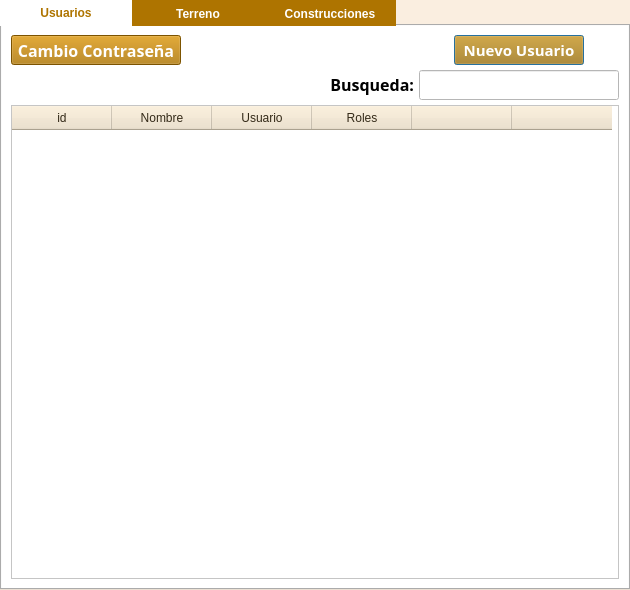
<?xml version="1.0" encoding="UTF-8"?>
<ui version="4.0">
 <class>AdminUsersDialogBase</class>
 <widget class="QDialog" name="AdminUsersDialogBase">
  <property name="geometry">
   <rect>
    <x>0</x>
    <y>0</y>
    <width>630</width>
    <height>590</height>
   </rect>
  </property>
  <property name="minimumSize">
   <size>
    <width>630</width>
    <height>590</height>
   </size>
  </property>
  <property name="maximumSize">
   <size>
    <width>630</width>
    <height>590</height>
   </size>
  </property>
  <property name="windowTitle">
   <string>Administración de Usuarios</string>
  </property>
  <property name="styleSheet">
   <string notr="true">QDialog{
background : rgb(250,238,224);
}</string>
  </property>
  <layout class="QGridLayout" name="gridLayout_3">
   <property name="leftMargin">
    <number>0</number>
   </property>
   <property name="topMargin">
    <number>0</number>
   </property>
   <property name="rightMargin">
    <number>0</number>
   </property>
   <property name="bottomMargin">
    <number>0</number>
   </property>
   <property name="spacing">
    <number>0</number>
   </property>
   <item row="0" column="0">
    <widget class="QTabWidget" name="tabwUsuarios">
     <property name="maximumSize">
      <size>
       <width>16777215</width>
       <height>16777215</height>
      </size>
     </property>
     <property name="styleSheet">
      <string notr="true">QTabBar::Tab{
background : rgb(174, 116, 0);
color : rgb(255, 255, 255);
font-weight: bold;
font-size: 12px;
width:132px
}

QTabBar::tab:selected, QTabBar::tab:hover {
color : rgb(174, 116, 0);
background : rgb(255, 255, 255);

}</string>
     </property>
     <property name="currentIndex">
      <number>0</number>
     </property>
     <widget class="QWidget" name="tUsuarios">
      <property name="styleSheet">
       <string notr="true">background : rgb(255,255,255)</string>
      </property>
      <attribute name="title">
       <string>Usuarios</string>
      </attribute>
      <layout class="QGridLayout" name="gridLayout">
       <property name="leftMargin">
        <number>9</number>
       </property>
       <property name="topMargin">
        <number>9</number>
       </property>
       <property name="rightMargin">
        <number>9</number>
       </property>
       <property name="bottomMargin">
        <number>9</number>
       </property>
       <property name="spacing">
        <number>5</number>
       </property>
       <item row="1" column="1">
        <widget class="QLabel" name="label">
         <property name="font">
          <font>
           <family>Century Gothic</family>
           <pointsize>12</pointsize>
           <weight>75</weight>
           <bold>true</bold>
          </font>
         </property>
         <property name="text">
          <string>&lt;html&gt;&lt;head/&gt;&lt;body&gt;&lt;p align=&quot;right&quot;&gt;Busqueda:&lt;/p&gt;&lt;/body&gt;&lt;/html&gt;</string>
         </property>
        </widget>
       </item>
       <item row="1" column="2">
        <widget class="QLineEdit" name="leBusqueda">
         <property name="minimumSize">
          <size>
           <width>200</width>
           <height>30</height>
          </size>
         </property>
         <property name="maximumSize">
          <size>
           <width>200</width>
           <height>30</height>
          </size>
         </property>
         <property name="font">
          <font>
           <family>Century Gothic</family>
           <pointsize>12</pointsize>
           <weight>75</weight>
           <bold>true</bold>
          </font>
         </property>
        </widget>
       </item>
       <item row="0" column="2" alignment="Qt::AlignHCenter">
        <widget class="QPushButton" name="btnNuevoUsuario">
         <property name="minimumSize">
          <size>
           <width>130</width>
           <height>30</height>
          </size>
         </property>
         <property name="maximumSize">
          <size>
           <width>130</width>
           <height>30</height>
          </size>
         </property>
         <property name="font">
          <font>
           <family>Century Gothic</family>
           <pointsize>11</pointsize>
           <weight>75</weight>
           <bold>true</bold>
          </font>
         </property>
         <property name="styleSheet">
          <string notr="true">QPushButton{
background : rgb(174, 116, 0);
color : rgb(255, 255, 255)
}
QPushButton::disabled {
background : rgb(187, 129, 13);
color : rgb(245,245,245);
border: 1px solid #adb2b5;
}</string>
         </property>
         <property name="text">
          <string>Nuevo Usuario</string>
         </property>
        </widget>
       </item>
       <item row="2" column="0" colspan="3">
        <widget class="QTableWidget" name="twUsuarios">
         <property name="styleSheet">
          <string notr="true">QHeaderView::section
{
background-color: rgb(238,225,200);
color : rgb(52, 42, 24 );
text-align: right;
font-size:12px;
height:24px
}</string>
         </property>
         <property name="editTriggers">
          <set>QAbstractItemView::NoEditTriggers</set>
         </property>
         <property name="showDropIndicator" stdset="0">
          <bool>false</bool>
         </property>
         <property name="dragDropOverwriteMode">
          <bool>false</bool>
         </property>
         <property name="alternatingRowColors">
          <bool>true</bool>
         </property>
         <attribute name="verticalHeaderShowSortIndicator" stdset="0">
          <bool>true</bool>
         </attribute>
         <column>
          <property name="text">
           <string>id</string>
          </property>
         </column>
         <column>
          <property name="text">
           <string>Nombre</string>
          </property>
         </column>
         <column>
          <property name="text">
           <string>Usuario</string>
          </property>
         </column>
         <column>
          <property name="text">
           <string>Roles</string>
          </property>
         </column>
         <column>
          <property name="text">
           <string/>
          </property>
         </column>
         <column>
          <property name="text">
           <string/>
          </property>
         </column>
        </widget>
       </item>
       <item row="0" column="0">
        <widget class="QPushButton" name="btnCambioClave">
         <property name="minimumSize">
          <size>
           <width>170</width>
           <height>30</height>
          </size>
         </property>
         <property name="maximumSize">
          <size>
           <width>170</width>
           <height>30</height>
          </size>
         </property>
         <property name="font">
          <font>
           <family>Century Gothic</family>
           <pointsize>12</pointsize>
           <weight>75</weight>
           <bold>true</bold>
          </font>
         </property>
         <property name="styleSheet">
          <string notr="true">QPushButton{
background : rgb(174, 116, 0);
color : rgb(255, 255, 255)
}
QPushButton::disabled {
background : rgb(187, 129, 13);
color : rgb(245,245,245);
border: 1px solid #adb2b5;
}</string>
         </property>
         <property name="text">
          <string>Cambio Contraseña</string>
         </property>
        </widget>
       </item>
      </layout>
     </widget>
     <widget class="QWidget" name="tTerreno">
      <attribute name="title">
       <string>Terreno</string>
      </attribute>
      <layout class="QGridLayout" name="gridLayout_11">
       <property name="leftMargin">
        <number>0</number>
       </property>
       <property name="topMargin">
        <number>0</number>
       </property>
       <property name="rightMargin">
        <number>0</number>
       </property>
       <property name="bottomMargin">
        <number>0</number>
       </property>
       <property name="spacing">
        <number>0</number>
       </property>
      </layout>
     </widget>
     <widget class="QWidget" name="tConstrPred">
      <attribute name="title">
       <string>Construcciones</string>
      </attribute>
      <layout class="QVBoxLayout" name="verticalLayout_2">
       <property name="leftMargin">
        <number>0</number>
       </property>
       <property name="topMargin">
        <number>0</number>
       </property>
       <property name="rightMargin">
        <number>0</number>
       </property>
       <property name="bottomMargin">
        <number>0</number>
       </property>
      </layout>
     </widget>
    </widget>
   </item>
  </layout>
 </widget>
 <tabstops>
  <tabstop>btnNuevoUsuario</tabstop>
  <tabstop>leBusqueda</tabstop>
  <tabstop>twUsuarios</tabstop>
  <tabstop>btnCambioClave</tabstop>
  <tabstop>tabwUsuarios</tabstop>
 </tabstops>
 <resources/>
 <connections/>
</ui>
